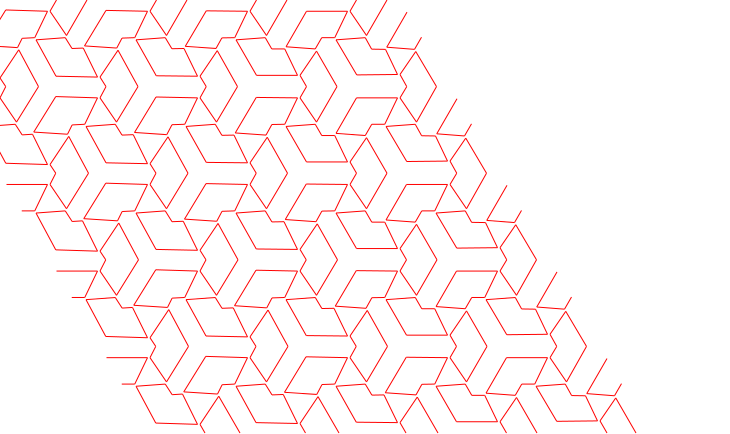

Python code for this plot:
from pattern import TriGrid, FilledTri, todeg, torad
import svgwrite as sw

# units in tenth of mm
HINGE_T = 2.5
L = 100
t=10
theta=0
origin=(200,200)

dwg = sw.Drawing(f'expanded_test.svg',profile='tiny')

nX = 5
nY = 5

# set up grid
grid = TriGrid(L,nX,nY)

# add triangles
for i in range(nX):
    for j in range(nY):
        grid.add_tri(i,j,t+3,theta,HINGE_T,'up','expanded')
        grid.add_tri(i,j,t+i,theta,HINGE_T,'down','expanded')


grid.meld_expanded_neighbors()
grid.draw_pattern(dwg)

test = FilledTri.compressed(origin,1,.05,torad(-.0238),HINGE_T,'up')
print(test.expL)

dwg.save()